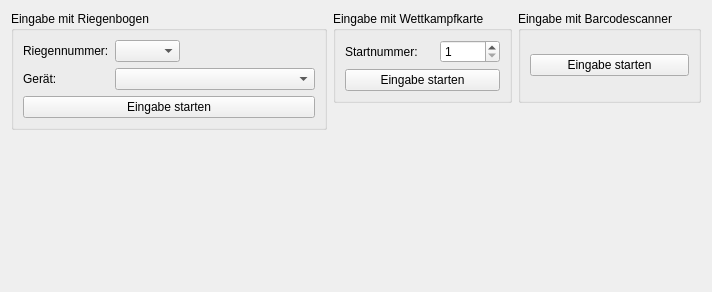
<?xml version="1.0" encoding="UTF-8"?>
<ui version="4.0">
 <class>Tab_PE_Ui</class>
 <widget class="QWidget" name="Tab_PE_Ui">
  <property name="geometry">
   <rect>
    <x>0</x>
    <y>0</y>
    <width>684</width>
    <height>292</height>
   </rect>
  </property>
  <property name="windowTitle">
   <string>Form</string>
  </property>
  <property name="windowIcon">
   <iconset resource="../../../resources/TurnFix.qrc">
    <normaloff>:/appicons/icon.png</normaloff>:/appicons/icon.png</iconset>
  </property>
  <layout class="QGridLayout" name="gridLayout">
   <item row="0" column="0" rowspan="2">
    <widget class="QGroupBox" name="groupBox">
     <property name="sizePolicy">
      <sizepolicy hsizetype="Fixed" vsizetype="Preferred">
       <horstretch>0</horstretch>
       <verstretch>0</verstretch>
      </sizepolicy>
     </property>
     <property name="title">
      <string>Eingabe mit Riegenbogen</string>
     </property>
     <layout class="QGridLayout" name="gridLayout_12">
      <item row="0" column="0">
       <widget class="QLabel" name="lbl_squadno">
        <property name="sizePolicy">
         <sizepolicy hsizetype="Fixed" vsizetype="Preferred">
          <horstretch>0</horstretch>
          <verstretch>0</verstretch>
         </sizepolicy>
        </property>
        <property name="text">
         <string>Riegennummer:</string>
        </property>
       </widget>
      </item>
      <item row="1" column="0">
       <widget class="QLabel" name="lbl_apparatus">
        <property name="sizePolicy">
         <sizepolicy hsizetype="Fixed" vsizetype="Preferred">
          <horstretch>0</horstretch>
          <verstretch>0</verstretch>
         </sizepolicy>
        </property>
        <property name="text">
         <string>Gerät:</string>
        </property>
       </widget>
      </item>
      <item row="1" column="1">
       <widget class="QComboBox" name="cmb_apparatus">
        <property name="sizePolicy">
         <sizepolicy hsizetype="Fixed" vsizetype="Fixed">
          <horstretch>0</horstretch>
          <verstretch>0</verstretch>
         </sizepolicy>
        </property>
        <property name="minimumSize">
         <size>
          <width>200</width>
          <height>0</height>
         </size>
        </property>
        <property name="maximumSize">
         <size>
          <width>200</width>
          <height>16777215</height>
         </size>
        </property>
       </widget>
      </item>
      <item row="2" column="0" colspan="2">
       <widget class="QPushButton" name="but_startbogen">
        <property name="text">
         <string>Eingabe starten</string>
        </property>
       </widget>
      </item>
      <item row="0" column="1">
       <widget class="QComboBox" name="cmb_squadno">
        <property name="minimumSize">
         <size>
          <width>65</width>
          <height>0</height>
         </size>
        </property>
        <property name="maximumSize">
         <size>
          <width>65</width>
          <height>16777215</height>
         </size>
        </property>
       </widget>
      </item>
     </layout>
    </widget>
   </item>
   <item row="0" column="1">
    <widget class="QGroupBox" name="groupBox_2">
     <property name="sizePolicy">
      <sizepolicy hsizetype="Fixed" vsizetype="Preferred">
       <horstretch>0</horstretch>
       <verstretch>0</verstretch>
      </sizepolicy>
     </property>
     <property name="title">
      <string>Eingabe mit Wettkampfkarte</string>
     </property>
     <layout class="QGridLayout" name="gridLayout_2">
      <item row="1" column="0" colspan="2">
       <widget class="QPushButton" name="but_startkarte">
        <property name="text">
         <string>Eingabe starten</string>
        </property>
       </widget>
      </item>
      <item row="0" column="1">
       <widget class="QSpinBox" name="sbx_squadno_2">
        <property name="sizePolicy">
         <sizepolicy hsizetype="Fixed" vsizetype="Fixed">
          <horstretch>0</horstretch>
          <verstretch>0</verstretch>
         </sizepolicy>
        </property>
        <property name="minimumSize">
         <size>
          <width>60</width>
          <height>0</height>
         </size>
        </property>
        <property name="maximumSize">
         <size>
          <width>60</width>
          <height>16777215</height>
         </size>
        </property>
        <property name="minimum">
         <number>1</number>
        </property>
        <property name="maximum">
         <number>9999999</number>
        </property>
       </widget>
      </item>
      <item row="0" column="0">
       <widget class="QLabel" name="label">
        <property name="text">
         <string>Startnummer:</string>
        </property>
       </widget>
      </item>
     </layout>
    </widget>
   </item>
   <item row="2" column="0">
    <spacer name="verticalSpacer">
     <property name="orientation">
      <enum>Qt::Vertical</enum>
     </property>
     <property name="sizeHint" stdset="0">
      <size>
       <width>20</width>
       <height>40</height>
      </size>
     </property>
    </spacer>
   </item>
   <item row="0" column="3">
    <spacer name="horizontalSpacer">
     <property name="orientation">
      <enum>Qt::Horizontal</enum>
     </property>
     <property name="sizeHint" stdset="0">
      <size>
       <width>40</width>
       <height>20</height>
      </size>
     </property>
    </spacer>
   </item>
   <item row="0" column="2">
    <widget class="QGroupBox" name="groupBox_3">
     <property name="title">
      <string>Eingabe mit Barcodescanner</string>
     </property>
     <layout class="QHBoxLayout" name="horizontalLayout">
      <item>
       <widget class="QPushButton" name="but_barcode">
        <property name="text">
         <string>Eingabe starten</string>
        </property>
       </widget>
      </item>
     </layout>
    </widget>
   </item>
  </layout>
 </widget>
 <resources>
  <include location="../../../resources/TurnFix.qrc"/>
 </resources>
 <connections/>
</ui>
